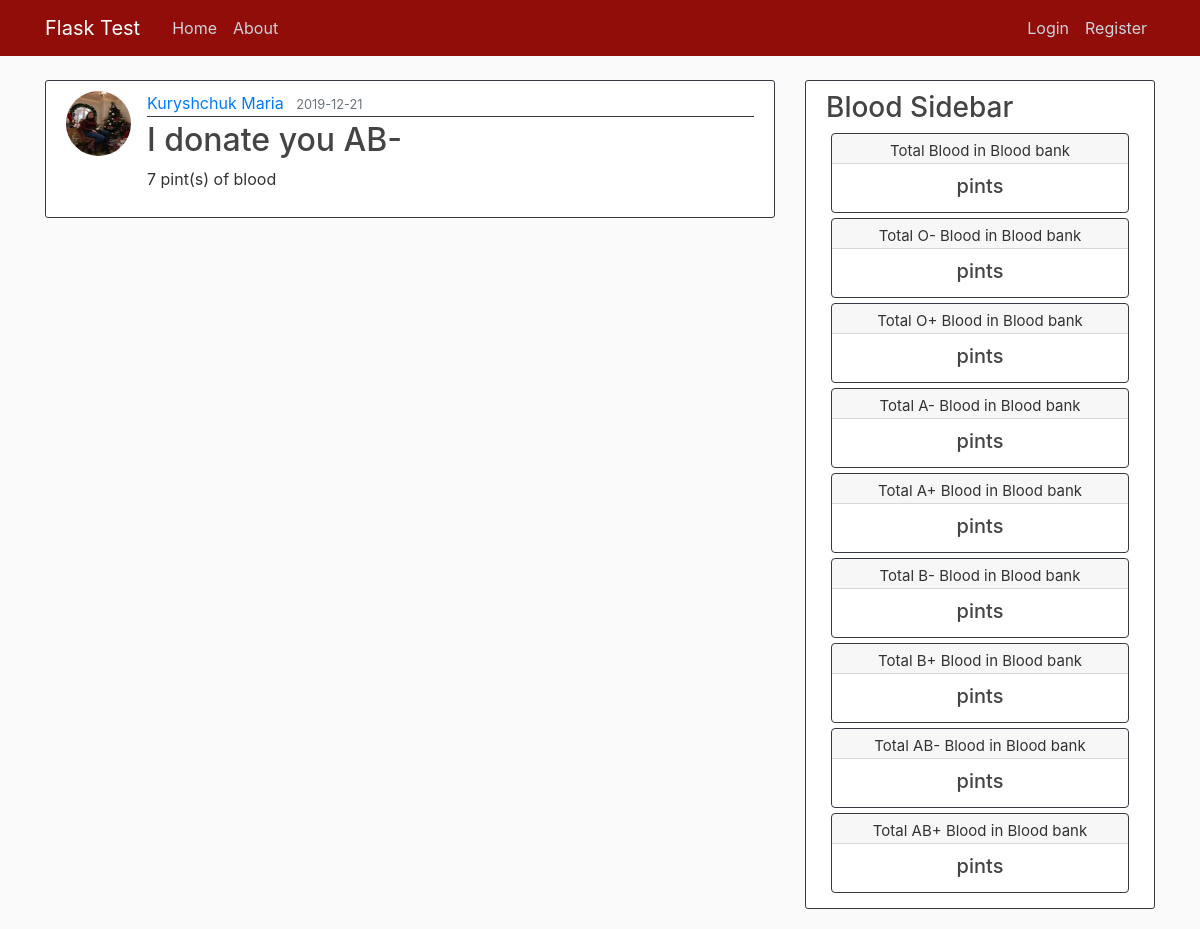
The app's page /donate/4 with its own data.
### bank/models.py (models this page shows, shortened)
class User(db.Model, UserMixin):
    id = db.Column(db.Integer, primary_key=True)
    username = db.Column(db.String(20), unique=True, nullable=False)
    email = db.Column(db.String(120), unique=True, nullable=False)
    image_file = db.Column(db.String(20), nullable=False, default='default.jpg')
    password = db.Column(db.String(60), nullable=False)
    posts = db.relationship('Post', backref='author', lazy=True)
    post_index = db.Column(db.Integer())
    address = db.Column(db.String(100))
    city = db.Column(db.String(30))
    blood_group = db.Column(db.String(10), nullable=False)
    phone = db.Column(db.Integer(), unique=True,)
    about = db.Column(db.String(140))
    last_seen = db.Column(db.DateTime, default=datetime.utcnow)
    donates = db.relationship('Donate', backref='author', lazy=True)
    followed = db.relationship(
        'User', secondary=followers,
        primaryjoin=(followers.c.follower_id == id),
        secondaryjoin=(followers.c.followed_id == id),
        backref=db.backref('followers', lazy='dynamic'), lazy='dynamic')

class Donate(db.Model):
    id = db.Column(db.Integer, primary_key=True)
    name_blood = db.Column(db.String(10), nullable=False)
    quantity = db.Column(db.Integer(), nullable=False)
    date_posted = db.Column(db.DateTime, nullable=False, default=datetime.utcnow)
    user_id = db.Column(db.Integer, db.ForeignKey('user.id'), nullable=False)

### bank/routes.py (the view)
@app.route("/donate/<int:donate_id>")
def donate(donate_id):
    donate = Donate.query.get_or_404(donate_id)
    return render_template('donate.html', name_blood=donate.name_blood, donate=donate)

### bank/routes.py (called while the page is built)
@app.before_request
def before_request():
    if current_user.is_authenticated:
        current_user.last__seen = datetime.utcnow()
        db.session.commit()

### bank/templates/donate.html (shortened to what this page needs)
{% extends "layout.html" %}
{% block content %}
    <article class="media border-dark content-section">
      <img class="rounded-circle article-img" src="{{ url_for('static', filename='images/'+ donate.author.image_file)}}">
      <div class="media-body border-dark">
          <div class="article-metadata border-dark">
              <a class="mr-2" href="#">{{ donate.author.username }}</a>
              <small class="text-muted">{{ donate.date_posted.strftime('%Y-%m-%d') }}</small>
          </div>
          <h2 class="article-name_blood"> I donate you {{ donate.name_blood }} </h2>
          <p class="article-quantity"> {{ donate.quantity }} pint(s) of blood </p>
      </div>
    </article>
{% endblock content %}

### bank/static/main.css (style rules this page uses)
body { background: #fafafa; color: #333333; margin-top: 5rem; }
h1, h2, h3, h4, h5, h6 { color: #444444; }
.content-section { background: #ffffff; padding: 10px 20px; border: 1px solid #dddddd; border-radius: 3px; margin-bottom: 20px; }
.article-img { height: 65px; width: 65px; margin-right: 16px; }
.article-metadata { padding-bottom: 1px; margin-bottom: 4px; border-bottom: 1px solid #e3e3e3 }

### records on screen
User: image_file (picture), author.username "Kuryshchuk Maria"
Donate: date_posted "2019-12-21", name_blood "AB-", quantity "7"
